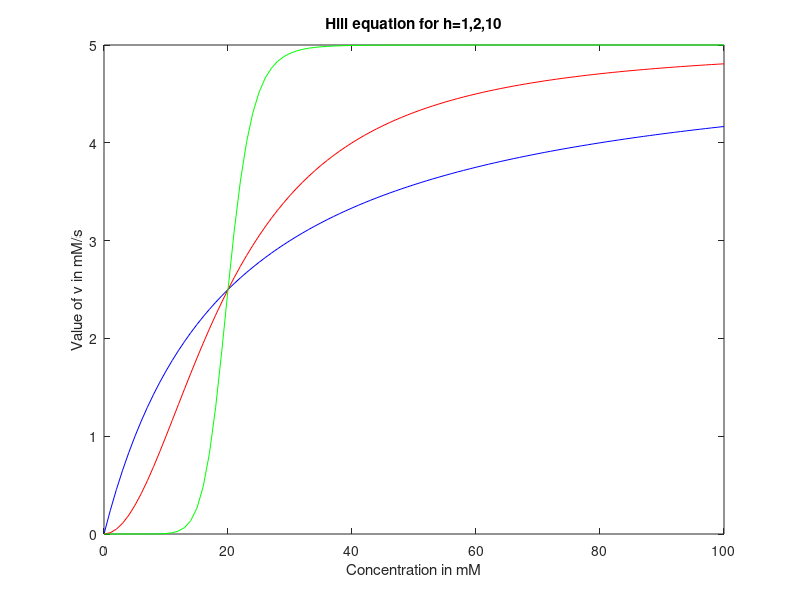

Here is the MATLAB script that generated this plot:
%1
Vmax = 5;
Khalf = 20;
conc = 0:1:100;
for i=1:length(conc)
    v1(i) = (Vmax * (conc(i) ^ 1)) / ((Khalf ^ 1)+(conc(i) ^ 1));
end
for i=1:length(conc)
    v2(i) = (Vmax * (conc(i) ^ 2)) / ((Khalf ^ 2)+(conc(i) ^ 2));
end
for i=1:length(conc)
    v10(i) = (Vmax * (conc(i) ^ 10)) / ((Khalf ^ 10)+(conc(i) ^ 10));
end
plot(conc,v1,'b-');
hold on;
plot(conc,v2,'r-');
plot(conc,v10,'g-');
hold off
xlabel('Concentration in mM');
ylabel('Value of v in mM/s');
title('Hill equation for h=1,2,10');
